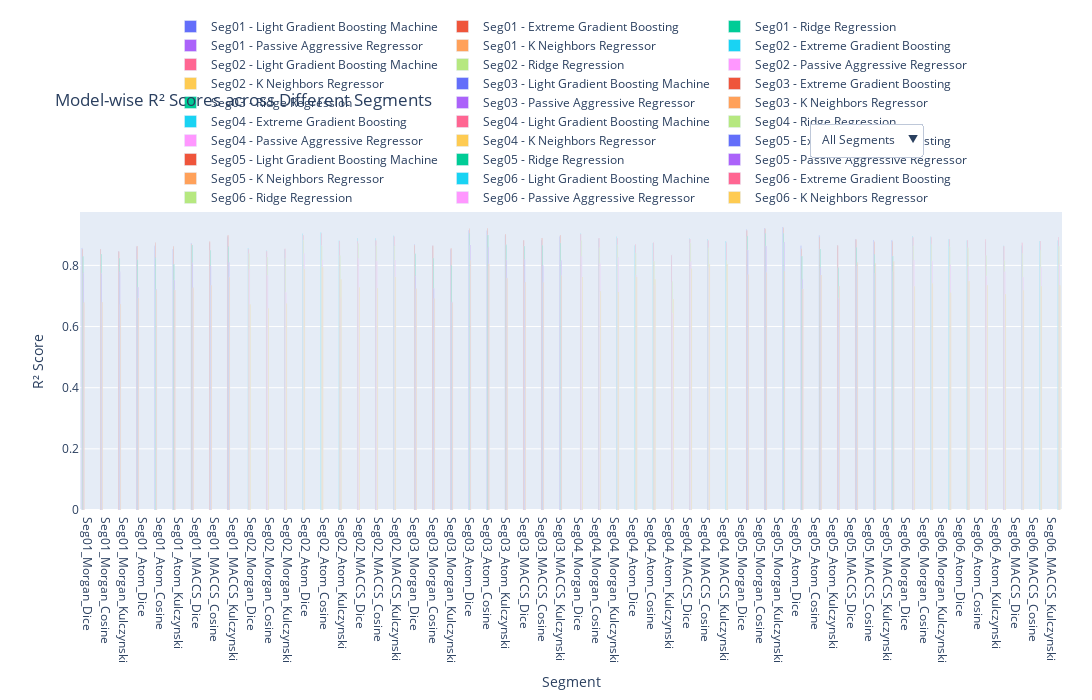

The cell this chart's notebook holds for it:
### Code cell
import plotly.graph_objects as go

# Create a bar plot for all segments
fig = go.Figure()

# Add traces for each segment and model
for segment in final_results_top10['Curcumin Segment'].unique():
    df_segment = final_results_top10[final_results_top10['Curcumin Segment'] == segment]
    for model in df_segment['Model'].unique():
        df_model = df_segment[df_segment['Model'] == model]
        fig.add_trace(go.Bar(
            x=df_model['Modified Segment'],
            y=df_model['R2'],
            name=f'{segment} - {model}',
            text=df_model['R2'].round(4),
            textposition='auto'
        ))

# Create dropdown buttons
buttons = [
    dict(
        label='All Segments',
        method='update',
        args=[{'visible': [True] * len(fig.data)},
              {'title': 'Model-wise R² Scores across All Segments'}]
    )
]

for segment in final_results_top10['Curcumin Segment'].unique():
    visible = [segment in trace.name for trace in fig.data]
    buttons.append(
        dict(
            label=segment,
            method='update',
            args=[{'visible': visible},
                  {'title': f'Model-wise R² Scores for {segment}'}]
        )
    )

# Update layout with dropdown at the bottom and scrollable legend also at the bottom
fig.update_layout(
    updatemenus=[{
        'buttons': buttons,
        'direction': 'down',
        'showactive': True,
        'x': 0.8,  # Center the dropdown button
        'xanchor': 'center',
        'y': 1.3,  # Position the dropdown button at the bottom
        'yanchor': 'top'
    }],
    showlegend=True,
    legend=dict(
        orientation='h',  # Make legend horizontal
        y=1.0,            # Position legend at the bottom
        x=0.5,            # Center the legend horizontally
        xanchor='center', # Anchor the legend horizontally at the center
        yanchor='bottom', # Anchor the legend vertically at the bottom
        title_text=''     # Remove legend title
    ),
    title='Model-wise R² Scores across Different Segments',
    xaxis_title='Segment',
    yaxis_title='R² Score',
    height=700,
    width=1150,  # Keep the overall plot width the same
    margin=dict(l=80, r=0, t=150, b=150),  # Adjust bottom margin to accommodate dropdown and legend
)

# Show the plot
fig.show()

### Figure 1 — Plotly figure (JSON) as saved in the notebook; plotly's stock layout.template omitted (floating-point values rounded to 4 significant figures)
{"data": [{"name": "Seg01 - Light Gradient Boosting Machine", "text": [0.857, 0.8525, 0.8467, 0.8613, 0.8644, 0.8528, 0.873, 0.8744, 0.8937], "textposition": "auto", "type": "bar", "x": ["Seg01_Morgan_Dice", "Seg01_Morgan_Cosine", "Seg01_Morgan_Kulczynski", "Seg01_Atom_Dice", "Seg01_Atom_Cosine", "Seg01_Atom_Kulczynski", "Seg01_MACCS_Dice", "Seg01_MACCS_Cosine", "Seg01_MACCS_Kulczynski"], "y": [0.857, 0.8525, 0.8467, 0.8613, 0.8644, 0.8528, 0.873, 0.8744, 0.8937]}, {"name": "Seg01 - Extreme Gradient Boosting", "text": [0.8536, 0.8539, 0.8457, 0.8638, 0.8739, 0.8628, 0.8701, 0.8781, 0.8986], "textposition": "auto", "type": "bar", "x": ["Seg01_Morgan_Dice", "Seg01_Morgan_Cosine", "Seg01_Morgan_Kulczynski", "Seg01_Atom_Dice", "Seg01_Atom_Cosine", "Seg01_Atom_Kulczynski", "Seg01_MACCS_Dice", "Seg01_MACCS_Cosine", "Seg01_MACCS_Kulczynski"], "y": [0.8536, 0.8539, 0.8457, 0.8638, 0.8739, 0.8628, 0.8701, 0.8781, 0.8986]}, {"name": "Seg01 - Ridge Regression", "text": [0.8288, 0.8361, 0.8235, 0.8188, 0.8248, 0.8038, 0.8663, 0.8499, 0.8606], "textposition": "auto", "type": "bar", "x": ["Seg01_Morgan_Dice", "Seg01_Morgan_Cosine", "Seg01_Morgan_Kulczynski", "Seg01_Atom_Dice", "Seg01_Atom_Cosine", "Seg01_Atom_Kulczynski", "Seg01_MACCS_Dice", "Seg01_MACCS_Cosine", "Seg01_MACCS_Kulczynski"], "y": [0.8288, 0.8361, 0.8235, 0.8188, 0.8248, 0.8038, 0.8663, 0.8499, 0.8606]}, {"name": "Seg01 - Passive Aggressive Regressor", "text": [0.7757, 0.7747, 0.7791, 0.7283, 0.7217, 0.7519, 0.8089, 0.7985, 0.8096], "textposition": "auto", "type": "bar", "x": ["Seg01_Morgan_Dice", "Seg01_Morgan_Cosine", "Seg01_Morgan_Kulczynski", "Seg01_Atom_Dice", "Seg01_Atom_Cosine", "Seg01_Atom_Kulczynski", "Seg01_MACCS_Dice", "Seg01_MACCS_Cosine", "Seg01_MACCS_Kulczynski"], "y": [0.7757, 0.7747, 0.7791, 0.7283, 0.7217, 0.7519, 0.8089, 0.7985, 0.8096]}, {"name": "Seg01 - K Neighbors Regressor", "text": [0.6783, 0.6793, 0.6726, 0.693, 0.7188, 0.7193, 0.7271, 0.7353, 0.7621], "textposition": "auto", "type": "bar", "x": ["Seg01_Morgan_Dice", "Seg01_Morgan_Cosine", "Seg01_Morgan_Kulczynski", "Seg01_Atom_Dice", "Seg01_Atom_Cosine", "Seg01_Atom_Kulczynski", "Seg01_MACCS_Dice", "Seg01_MACCS_Cosine", "Seg01_MACCS_Kulczynski"], "y": [0.6783, 0.6793, 0.6726, 0.693, 0.7188, 0.7193, 0.7271, 0.7353, 0.7621]}, {"name": "Seg02 - Extreme Gradient Boosting", "text": [0.8562, 0.8487, 0.8532, 0.9038, 0.9077, 0.8817, 0.8886, 0.8876, 0.8973], "textposition": "auto", "type": "bar", "x": ["Seg02_Morgan_Dice", "Seg02_Morgan_Cosine", "Seg02_Morgan_Kulczynski", "Seg02_Atom_Dice", "Seg02_Atom_Cosine", "Seg02_Atom_Kulczynski", "Seg02_MACCS_Dice", "Seg02_MACCS_Cosine", "Seg02_MACCS_Kulczynski"], "y": [0.8562, 0.8487, 0.8532, 0.9038, 0.9077, 0.8817, 0.8886, 0.8876, 0.8973]}, {"name": "Seg02 - Light Gradient Boosting Machine", "text": [0.8528, 0.8463, 0.8547, 0.8985, 0.9043, 0.8794, 0.8786, 0.8812, 0.8943], "textposition": "auto", "type": "bar", "x": ["Seg02_Morgan_Dice", "Seg02_Morgan_Cosine", "Seg02_Morgan_Kulczynski", "Seg02_Atom_Dice", "Seg02_Atom_Cosine", "Seg02_Atom_Kulczynski", "Seg02_MACCS_Dice", "Seg02_MACCS_Cosine", "Seg02_MACCS_Kulczynski"], "y": [0.8528, 0.8463, 0.8547, 0.8985, 0.9043, 0.8794, 0.8786, 0.8812, 0.8943]}, {"name": "Seg02 - Ridge Regression", "text": [0.839, 0.8272, 0.8227, 0.8826, 0.8646, 0.8318, 0.8716, 0.8645, 0.864], "textposition": "auto", "type": "bar", "x": ["Seg02_Morgan_Dice", "Seg02_Morgan_Cosine", "Seg02_Morgan_Kulczynski", "Seg02_Atom_Dice", "Seg02_Atom_Cosine", "Seg02_Atom_Kulczynski", "Seg02_MACCS_Dice", "Seg02_MACCS_Cosine", "Seg02_MACCS_Kulczynski"], "y": [0.839, 0.8272, 0.8227, 0.8826, 0.8646, 0.8318, 0.8716, 0.8645, 0.864]}, {"name": "Seg02 - Passive Aggressive Regressor", "text": [0.7874, 0.767, 0.7124, 0.8389, 0.817, 0.6946, 0.8226, 0.8146, 0.8169], "textposition": "auto", "type": "bar", "x": ["Seg02_Morgan_Dice", "Seg02_Morgan_Cosine", "Seg02_Morgan_Kulczynski", "Seg02_Atom_Dice", "Seg02_Atom_Cosine", "Seg02_Atom_Kulczynski", "Seg02_MACCS_Dice", "Seg02_MACCS_Cosine", "Seg02_MACCS_Kulczynski"], "y": [0.7874, 0.767, 0.7124, 0.8389, 0.817, 0.6946, 0.8226, 0.8146, 0.8169]}, {"name": "Seg02 - K Neighbors Regressor", "text": [0.6719, 0.6587, 0.6756, 0.788, 0.794, 0.7549, 0.7289, 0.7263, 0.7622], "textposition": "auto", "type": "bar", "x": ["Seg02_Morgan_Dice", "Seg02_Morgan_Cosine", "Seg02_Morgan_Kulczynski", "Seg02_Atom_Dice", "Seg02_Atom_Cosine", "Seg02_Atom_Kulczynski", "Seg02_MACCS_Dice", "Seg02_MACCS_Cosine", "Seg02_MACCS_Kulczynski"], "y": [0.6719, 0.6587, 0.6756, 0.788, 0.794, 0.7549, 0.7289, 0.7263, 0.7622]}, {"name": "Seg03 - Light Gradient Boosting Machine", "text": [0.8689, 0.8643, 0.8522, 0.9148, 0.9134, 0.8988, 0.8807, 0.8822, 0.8949], "textposition": "auto", "type": "bar", "x": ["Seg03_Morgan_Dice", "Seg03_Morgan_Cosine", "Seg03_Morgan_Kulczynski", "Seg03_Atom_Dice", "Seg03_Atom_Cosine", "Seg03_Atom_Kulczynski", "Seg03_MACCS_Dice", "Seg03_MACCS_Cosine", "Seg03_MACCS_Kulczynski"], "y": [0.8689, 0.8643, 0.8522, 0.9148, 0.9134, 0.8988, 0.8807, 0.8822, 0.8949]}, {"name": "Seg03 - Extreme Gradient Boosting", "text": [0.8666, 0.8644, 0.8562, 0.9197, 0.9217, 0.9025, 0.8822, 0.8898, 0.8992], "textposition": "auto", "type": "bar", "x": ["Seg03_Morgan_Dice", "Seg03_Morgan_Cosine", "Seg03_Morgan_Kulczynski", "Seg03_Atom_Dice", "Seg03_Atom_Cosine", "Seg03_Atom_Kulczynski", "Seg03_MACCS_Dice", "Seg03_MACCS_Cosine", "Seg03_MACCS_Kulczynski"], "y": [0.8666, 0.8644, 0.8562, 0.9197, 0.9217, 0.9025, 0.8822, 0.8898, 0.8992]}, {"name": "Seg03 - Ridge Regression", "text": [0.8384, 0.824, 0.7999, 0.9041, 0.8998, 0.8672, 0.8635, 0.8661, 0.8721], "textposition": "auto", "type": "bar", "x": ["Seg03_Morgan_Dice", "Seg03_Morgan_Cosine", "Seg03_Morgan_Kulczynski", "Seg03_Atom_Dice", "Seg03_Atom_Cosine", "Seg03_Atom_Kulczynski", "Seg03_MACCS_Dice", "Seg03_MACCS_Cosine", "Seg03_MACCS_Kulczynski"], "y": [0.8384, 0.824, 0.7999, 0.9041, 0.8998, 0.8672, 0.8635, 0.8661, 0.8721]}, {"name": "Seg03 - Passive Aggressive Regressor", "text": [0.7658, 0.7244, 0.68, 0.8663, 0.859, 0.8175, 0.8193, 0.7993, 0.815], "textposition": "auto", "type": "bar", "x": ["Seg03_Morgan_Dice", "Seg03_Morgan_Cosine", "Seg03_Morgan_Kulczynski", "Seg03_Atom_Dice", "Seg03_Atom_Cosine", "Seg03_Atom_Kulczynski", "Seg03_MACCS_Dice", "Seg03_MACCS_Cosine", "Seg03_MACCS_Kulczynski"], "y": [0.7658, 0.7244, 0.68, 0.8663, 0.859, 0.8175, 0.8193, 0.7993, 0.815]}, {"name": "Seg03 - K Neighbors Regressor", "text": [0.724, 0.6919, 0.6782, 0.8164, 0.8043, 0.759, 0.7445, 0.7443, 0.7673], "textposition": "auto", "type": "bar", "x": ["Seg03_Morgan_Dice", "Seg03_Morgan_Cosine", "Seg03_Morgan_Kulczynski", "Seg03_Atom_Dice", "Seg03_Atom_Cosine", "Seg03_Atom_Kulczynski", "Seg03_MACCS_Dice", "Seg03_MACCS_Cosine", "Seg03_MACCS_Kulczynski"], "y": [0.724, 0.6919, 0.6782, 0.8164, 0.8043, 0.759, 0.7445, 0.7443, 0.7673]}, {"name": "Seg04 - Extreme Gradient Boosting", "text": [0.9043, 0.8875, 0.8935, 0.8653, 0.8731, 0.833, 0.8886, 0.8862, 0.8797], "textposition": "auto", "type": "bar", "x": ["Seg04_Morgan_Dice", "Seg04_Morgan_Cosine", "Seg04_Morgan_Kulczynski", "Seg04_Atom_Dice", "Seg04_Atom_Cosine", "Seg04_Atom_Kulczynski", "Seg04_MACCS_Dice", "Seg04_MACCS_Cosine", "Seg04_MACCS_Kulczynski"], "y": [0.9043, 0.8875, 0.8935, 0.8653, 0.8731, 0.833, 0.8886, 0.8862, 0.8797]}, {"name": "Seg04 - Light Gradient Boosting Machine", "text": [0.9015, 0.8897, 0.8898, 0.8691, 0.875, 0.834, 0.8866, 0.8815, 0.8738], "textposition": "auto", "type": "bar", "x": ["Seg04_Morgan_Dice", "Seg04_Morgan_Cosine", "Seg04_Morgan_Kulczynski", "Seg04_Atom_Dice", "Seg04_Atom_Cosine", "Seg04_Atom_Kulczynski", "Seg04_MACCS_Dice", "Seg04_MACCS_Cosine", "Seg04_MACCS_Kulczynski"], "y": [0.9015, 0.8897, 0.8898, 0.8691, 0.875, 0.834, 0.8866, 0.8815, 0.8738]}, {"name": "Seg04 - Ridge Regression", "text": [0.8816, 0.8577, 0.8668, 0.8403, 0.8138, 0.7462, 0.8733, 0.8576, 0.8163], "textposition": "auto", "type": "bar", "x": ["Seg04_Morgan_Dice", "Seg04_Morgan_Cosine", "Seg04_Morgan_Kulczynski", "Seg04_Atom_Dice", "Seg04_Atom_Cosine", "Seg04_Atom_Kulczynski", "Seg04_MACCS_Dice", "Seg04_MACCS_Cosine", "Seg04_MACCS_Kulczynski"], "y": [0.8816, 0.8577, 0.8668, 0.8403, 0.8138, 0.7462, 0.8733, 0.8576, 0.8163]}, {"name": "Seg04 - Passive Aggressive Regressor", "text": [0.8289, 0.806, 0.825, 0.7682, 0.7365, 0.6443, 0.8121, 0.7932, 0.7473], "textposition": "auto", "type": "bar", "x": ["Seg04_Morgan_Dice", "Seg04_Morgan_Cosine", "Seg04_Morgan_Kulczynski", "Seg04_Atom_Dice", "Seg04_Atom_Cosine", "Seg04_Atom_Kulczynski", "Seg04_MACCS_Dice", "Seg04_MACCS_Cosine", "Seg04_MACCS_Kulczynski"], "y": [0.8289, 0.806, 0.825, 0.7682, 0.7365, 0.6443, 0.8121, 0.7932, 0.7473]}, {"name": "Seg04 - K Neighbors Regressor", "text": [0.7617, 0.7143, 0.7119, 0.762, 0.7546, 0.6903, 0.7889, 0.8047, 0.8034], "textposition": "auto", "type": "bar", "x": ["Seg04_Morgan_Dice", "Seg04_Morgan_Cosine", "Seg04_Morgan_Kulczynski", "Seg04_Atom_Dice", "Seg04_Atom_Cosine", "Seg04_Atom_Kulczynski", "Seg04_MACCS_Dice", "Seg04_MACCS_Cosine", "Seg04_MACCS_Kulczynski"], "y": [0.7617, 0.7143, 0.7119, 0.762, 0.7546, 0.6903, 0.7889, 0.8047, 0.8034]}, {"name": "Seg05 - Extreme Gradient Boosting", "text": [0.9173, 0.9224, 0.9259, 0.8644, 0.8978, 0.8647, 0.8867, 0.8833, 0.882], "textposition": "auto", "type": "bar", "x": ["Seg05_Morgan_Dice", "Seg05_Morgan_Cosine", "Seg05_Morgan_Kulczynski", "Seg05_Atom_Dice", "Seg05_Atom_Cosine", "Seg05_Atom_Kulczynski", "Seg05_MACCS_Dice", "Seg05_MACCS_Cosine", "Seg05_MACCS_Kulczynski"], "y": [0.9173, 0.9224, 0.9259, 0.8644, 0.8978, 0.8647, 0.8867, 0.8833, 0.882]}, {"name": "Seg05 - Light Gradient Boosting Machine", "text": [0.9141, 0.9197, 0.9235, 0.8548, 0.892, 0.8648, 0.8847, 0.8774, 0.877], "textposition": "auto", "type": "bar", "x": ["Seg05_Morgan_Dice", "Seg05_Morgan_Cosine", "Seg05_Morgan_Kulczynski", "Seg05_Atom_Dice", "Seg05_Atom_Cosine", "Seg05_Atom_Kulczynski", "Seg05_MACCS_Dice", "Seg05_MACCS_Cosine", "Seg05_MACCS_Kulczynski"], "y": [0.9141, 0.9197, 0.9235, 0.8548, 0.892, 0.8648, 0.8847, 0.8774, 0.877]}, {"name": "Seg05 - Ridge Regression", "text": [0.895, 0.9042, 0.9053, 0.8298, 0.8534, 0.7924, 0.8584, 0.8354, 0.8308], "textposition": "auto", "type": "bar", "x": ["Seg05_Morgan_Dice", "Seg05_Morgan_Cosine", "Seg05_Morgan_Kulczynski", "Seg05_Atom_Dice", "Seg05_Atom_Cosine", "Seg05_Atom_Kulczynski", "Seg05_MACCS_Dice", "Seg05_MACCS_Cosine", "Seg05_MACCS_Kulczynski"], "y": [0.895, 0.9042, 0.9053, 0.8298, 0.8534, 0.7924, 0.8584, 0.8354, 0.8308]}, {"name": "Seg05 - Passive Aggressive Regressor", "text": [0.8505, 0.8637, 0.8754, 0.7539, 0.7928, 0.6927, 0.8, 0.7747, 0.7804], "textposition": "auto", "type": "bar", "x": ["Seg05_Morgan_Dice", "Seg05_Morgan_Cosine", "Seg05_Morgan_Kulczynski", "Seg05_Atom_Dice", "Seg05_Atom_Cosine", "Seg05_Atom_Kulczynski", "Seg05_MACCS_Dice", "Seg05_MACCS_Cosine", "Seg05_MACCS_Kulczynski"], "y": [0.8505, 0.8637, 0.8754, 0.7539, 0.7928, 0.6927, 0.8, 0.7747, 0.7804]}, {"name": "Seg05 - K Neighbors Regressor", "text": [0.7704, 0.7776, 0.7807, 0.7229, 0.7684, 0.7315, 0.8095, 0.8071, 0.8139], "textposition": "auto", "type": "bar", "x": ["Seg05_Morgan_Dice", "Seg05_Morgan_Cosine", "Seg05_Morgan_Kulczynski", "Seg05_Atom_Dice", "Seg05_Atom_Cosine", "Seg05_Atom_Kulczynski", "Seg05_MACCS_Dice", "Seg05_MACCS_Cosine", "Seg05_MACCS_Kulczynski"], "y": [0.7704, 0.7776, 0.7807, 0.7229, 0.7684, 0.7315, 0.8095, 0.8071, 0.8139]}, {"name": "Seg06 - Light Gradient Boosting Machine", "text": [0.8962, 0.894, 0.8857, 0.8814, 0.876, 0.8645, 0.8642, 0.8787, 0.8812], "textposition": "auto", "type": "bar", "x": ["Seg06_Morgan_Dice", "Seg06_Morgan_Cosine", "Seg06_Morgan_Kulczynski", "Seg06_Atom_Dice", "Seg06_Atom_Cosine", "Seg06_Atom_Kulczynski", "Seg06_MACCS_Dice", "Seg06_MACCS_Cosine", "Seg06_MACCS_Kulczynski"], "y": [0.8962, 0.894, 0.8857, 0.8814, 0.876, 0.8645, 0.8642, 0.8787, 0.8812]}, {"name": "Seg06 - Extreme Gradient Boosting", "text": [0.8911, 0.8922, 0.8852, 0.8829, 0.8843, 0.8624, 0.8742, 0.8794, 0.8918], "textposition": "auto", "type": "bar", "x": ["Seg06_Morgan_Dice", "Seg06_Morgan_Cosine", "Seg06_Morgan_Kulczynski", "Seg06_Atom_Dice", "Seg06_Atom_Cosine", "Seg06_Atom_Kulczynski", "Seg06_MACCS_Dice", "Seg06_MACCS_Cosine", "Seg06_MACCS_Kulczynski"], "y": [0.8911, 0.8922, 0.8852, 0.8829, 0.8843, 0.8624, 0.8742, 0.8794, 0.8918]}, {"name": "Seg06 - Ridge Regression", "text": [0.8641, 0.8687, 0.8612, 0.8579, 0.8325, 0.8164, 0.8389, 0.8493, 0.8626], "textposition": "auto", "type": "bar", "x": ["Seg06_Morgan_Dice", "Seg06_Morgan_Cosine", "Seg06_Morgan_Kulczynski", "Seg06_Atom_Dice", "Seg06_Atom_Cosine", "Seg06_Atom_Kulczynski", "Seg06_MACCS_Dice", "Seg06_MACCS_Cosine", "Seg06_MACCS_Kulczynski"], "y": [0.8641, 0.8687, 0.8612, 0.8579, 0.8325, 0.8164, 0.8389, 0.8493, 0.8626]}, {"name": "Seg06 - Passive Aggressive Regressor", "text": [0.8165, 0.8146, 0.8024, 0.7963, 0.7652, 0.7793, 0.7612, 0.7932, 0.803], "textposition": "auto", "type": "bar", "x": ["Seg06_Morgan_Dice", "Seg06_Morgan_Cosine", "Seg06_Morgan_Kulczynski", "Seg06_Atom_Dice", "Seg06_Atom_Cosine", "Seg06_Atom_Kulczynski", "Seg06_MACCS_Dice", "Seg06_MACCS_Cosine", "Seg06_MACCS_Kulczynski"], "y": [0.8165, 0.8146, 0.8024, 0.7963, 0.7652, 0.7793, 0.7612, 0.7932, 0.803]}, {"name": "Seg06 - K Neighbors Regressor", "text": [0.7322, 0.742, 0.7108, 0.7493, 0.7352, 0.7053, 0.7177, 0.733, 0.7339], "textposition": "auto", "type": "bar", "x": ["Seg06_Morgan_Dice", "Seg06_Morgan_Cosine", "Seg06_Morgan_Kulczynski", "Seg06_Atom_Dice", "Seg06_Atom_Cosine", "Seg06_Atom_Kulczynski", "Seg06_MACCS_Dice", "Seg06_MACCS_Cosine", "Seg06_MACCS_Kulczynski"], "y": [0.7322, 0.742, 0.7108, 0.7493, 0.7352, 0.7053, 0.7177, 0.733, 0.7339]}], "layout": {"height": 700, "legend": {"orientation": "h", "title": {"text": ""}, "x": 0.5, "xanchor": "center", "y": 1, "yanchor": "bottom"}, "margin": {"b": 150, "l": 80, "r": 30, "t": 150}, "showlegend": true, "title": {"text": "Model-wise R² Scores across Different Segments"}, "updatemenus": [{"buttons": [{"args": [{"visible": [true, true, true, true, true, true, true, true, true, true, true, true, true, true, true, true, true, true, true, true, true, true, true, true, true, true, true, true, true, true]}, {"title": "Model-wise R² Scores across All Segments"}], "label": "All Segments", "method": "update"}, {"args": [{"visible": [true, true, true, true, true, false, false, false, false, false, false, false, false, false, false, false, false, false, false, false, false, false, false, false, false, false, false, false, false, false]}, {"title": "Model-wise R² Scores for Seg01"}], "label": "Seg01", "method": "update"}, {"args": [{"visible": [false, false, false, false, false, true, true, true, true, true, false, false, false, false, false, false, false, false, false, false, false, false, false, false, false, false, false, false, false, false]}, {"title": "Model-wise R² Scores for Seg02"}], "label": "Seg02", "method": "update"}, {"args": [{"visible": [false, false, false, false, false, false, false, false, false, false, true, true, true, true, true, false, false, false, false, false, false, false, false, false, false, false, false, false, false, false]}, {"title": "Model-wise R² Scores for Seg03"}], "label": "Seg03", "method": "update"}, {"args": [{"visible": [false, false, false, false, false, false, false, false, false, false, false, false, false, false, false, true, true, true, true, true, false, false, false, false, false, false, false, false, false, false]}, {"title": "Model-wise R² Scores for Seg04"}], "label": "Seg04", "method": "update"}, {"args": [{"visible": [false, false, false, false, false, false, false, false, false, false, false, false, false, false, false, false, false, false, false, false, true, true, true, true, true, false, false, false, false, false]}, {"title": "Model-wise R² Scores for Seg05"}], "label": "Seg05", "method": "update"}, {"args": [{"visible": [false, false, false, false, false, false, false, false, false, false, false, false, false, false, false, false, false, false, false, false, false, false, false, false, false, true, true, true, true, true]}, {"title": "Model-wise R² Scores for Seg06"}], "label": "Seg06", "method": "update"}], "direction": "down", "showactive": true, "x": 0.8, "xanchor": "center", "y": 1.3, "yanchor": "top"}], "width": 1150, "xaxis": {"title": {"text": "Segment"}}, "yaxis": {"title": {"text": "R² Score"}}}}
